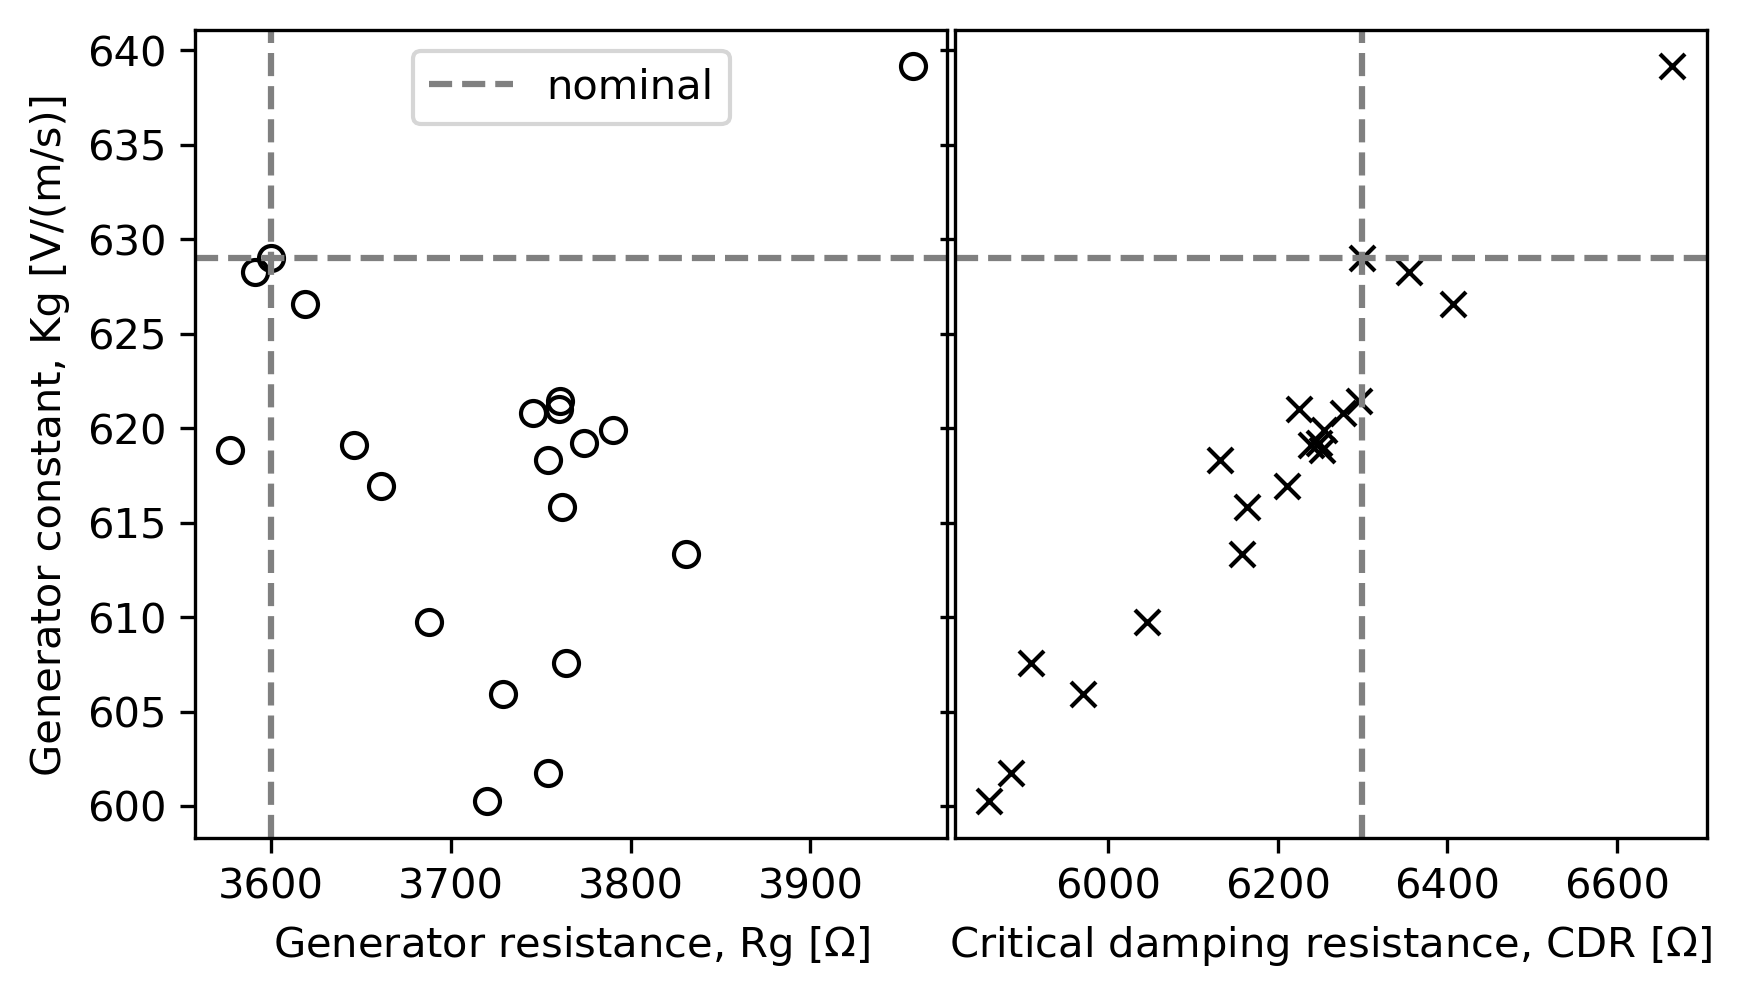

The Python source for this figure:
# -*- coding: utf-8 -*-
"""
Created on Wed Feb 19 12:17:06 2020

@author: nackerle
"""
import os
import numpy as np
import matplotlib.pyplot as plt

import pandas as pd
import seaborn as sns
from obspy import read_inventory, UTCDateTime

from shared import get_logger
from manufacturer_data import MANUFACTURER_PLUS_FILE, OLD_XML, NEW_XML, NCALPER

# %% constants
BASE_NAME = os.path.basename(os.path.splitext(__file__)[0])
GAIN_LIMS = [-2, 4]
FREQ_LIMS = np.array([0.7, 20])
FREQUENCIES = np.logspace(np.log10(0.7), np.log10(20), 1000)


# %% definitions
def plot_inventory(inventory):
    fig, axes = plt.subplots(2, 1, sharex=True)
    fig.subplots_adjust(hspace=0.05)
    for seed_id in inventory.get_contents()['channels']:
        response = inventory.get_response(seed_id, UTCDateTime('2020-01-01'))
        nominal_gain = response.instrument_sensitivity.value
        tf = response.get_evalresp_response_for_frequencies(
            FREQUENCIES)
        axes[0].semilogx(FREQUENCIES, 100*(np.abs(tf)/nominal_gain - 1),
                         label=seed_id)
        axes[1].semilogx(FREQUENCIES, np.angle(tf, deg=True), label=seed_id)

    f_norm = response.response_stages[0].stage_gain_frequency
    axes[0].axvline(f_norm, linestyle='--', color='black', linewidth=0.5,
                    label='sensor gain')
    axes[1].axvline(f_norm, linestyle='--', color='black', linewidth=0.5,
                    label='sensor gain')
    axes[0].axvline(1/NCALPER, linestyle=':', color='black', linewidth=0.5,
                    label='calibration')
    axes[1].axvline(1/NCALPER, linestyle=':', color='black', linewidth=0.5,
                    label='calibration')

    axes[0].set_ylim(GAIN_LIMS)
    axes[0].set_ylabel('Magnitude Deviation [%]')
    axes[1].set_ylabel('Phase [°]')
    axes[1].set_ylim([-181, 181])
    axes[1].set_yticks(np.arange(-180, 181, 45))
    axes[1].set_xlim((FREQUENCIES.min(), FREQUENCIES.max()))
    axes[1].set_xlabel('Frequency [Hz]')
    axes[0].legend(loc='upper left', bbox_to_anchor=(1, 1))
    return fig


# %% setup
logger = get_logger(__name__, BASE_NAME + '.log')
logger.info('Loading: ' + MANUFACTURER_PLUS_FILE)
mfg_df = pd.read_csv(MANUFACTURER_PLUS_FILE, index_col=0)

# %% summarize calibration data
fig, axes = plt.subplots(1, 2, figsize=(6.5, 3.5), sharey=True)
fig.subplots_adjust(wspace=0.01)

mfg_cal_df = mfg_df.loc[mfg_df.index != 'nominal']
axes[0].plot(mfg_cal_df.Rg, mfg_cal_df.Kg, 'ok',
             markerfacecolor='none')
axes[0].set_xlabel(r'Generator resistance, Rg [$\Omega$]')
axes[0].set_ylabel('Generator constant, Kg [V/(m/s)]')
axes[0].axvline(mfg_df.at['nominal', 'Rg'],
                ls='--', color='0.5', label='nominal')
axes[0].axhline(mfg_df.at['nominal', 'Kg'],
                ls='--', color='0.5')
axes[0].legend(loc='upper center')

axes[1].plot(mfg_cal_df.CDR, mfg_cal_df.Kg, 'xk')
axes[1].set_xlabel(r'Critical damping resistance, CDR [$\Omega$]')
axes[1].axvline(mfg_df.at['nominal', 'CDR'],
                ls='--', color='0.5', label='nominal')
axes[1].axhline(mfg_df.at['nominal', 'Kg'],
                ls='--', color='0.5')

sns.despine(fig)
output_png = BASE_NAME + '.png'
logger.info('Saving: ' + output_png)
fig.savefig(output_png, dpi=300, bbox_inches='tight')

# %% plot responses
old_inventory = read_inventory(OLD_XML)
new_inventory = read_inventory(NEW_XML)
fig = plot_inventory(old_inventory)
output_png = 'response_existing.png'
logger.info('Saving: ' + output_png)
fig.savefig(output_png, dpi=300, bbox_inches='tight')

fig = plot_inventory(new_inventory)
output_png = 'response_new.png'
logger.info('Saving: ' + output_png)
fig.savefig(output_png, dpi=300, bbox_inches='tight')
